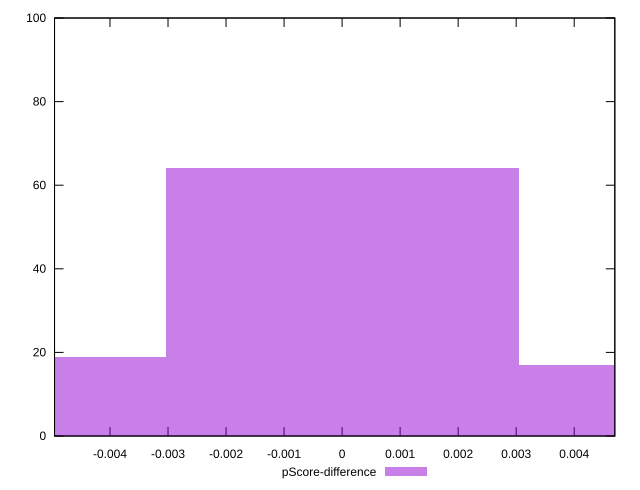

This figure's gnuplot source:
reset

$pScoreDifference <<EOF
0.006084303875905405 17
0 64
-0.006084303875905405 19
EOF

set key outside below
set boxwidth 0.006084303875905405
set xrange [-0.004955608467857253:0.004699903476258704]
set yrange [0:100]
set trange [0:100]
set style fill transparent solid 0.5 noborder
set terminal svg size 640, 490 enhanced background rgb 'white'
set output "report_00017_2021-02-10T15-08-03.406Z/estimated-input-latency/samples/pages+cached/pScore-difference/histogram.svg"

plot $pScoreDifference title "pScore-difference" with boxes

reset
